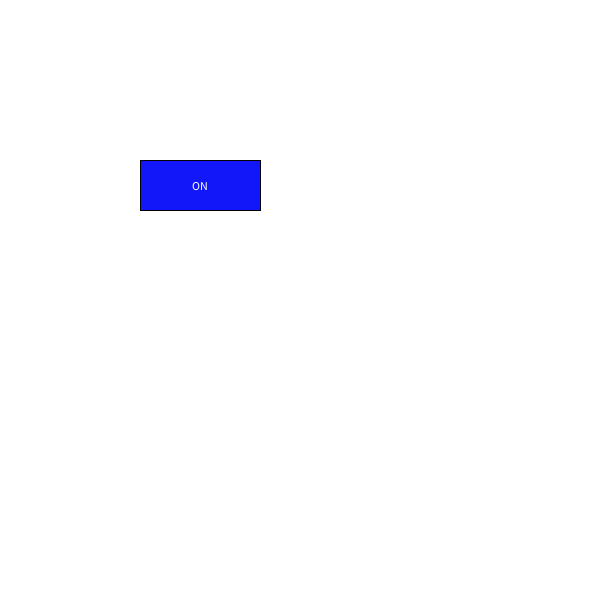
Frame 1 (no input)
Frame 60 (the mouse pressed at the canvas centre just before this capture): identical to frame 1, image omitted
Frame 120 (the mouse held since frame 60 and released just before this capture): identical to frame 1, image omitted

The Processing sketch that drew this single still picture (run headless with seeded random() and noise(); from frame 60 on, the mouse is pressed at the canvas centre):

// Processing sketch: sketch_260424d
// ── sketch_260424d.pde
int btnX = 140;
int btnY = 160;
int btnW = 120;
int btnH = 50;
boolean on = true;

void setup() {
  size(600,600);
}

void draw() {
  background(255);
  if(on){
    fill(#1217FA);}
    else {
      fill(#FA1212);
    } 


rect(btnX, btnY, btnW, btnH);
fill(255);
textAlign(CENTER, CENTER);

if(on){
  text("ON", btnX + btnW/2, btnY + btnH/2);
}
else{text("OFF", btnX + btnW/2, btnY + btnH/2);}
}

void mousePressed() {
  if(mouseX > btnX && mouseX < btnX + btnW && mouseY > btnY && mouseY < btnY + btnH){
    on = !on;
  }
}
